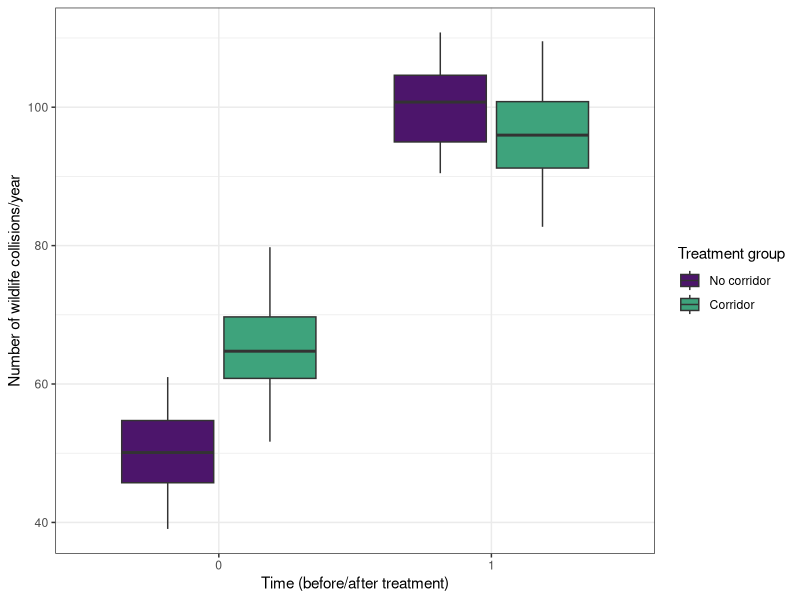
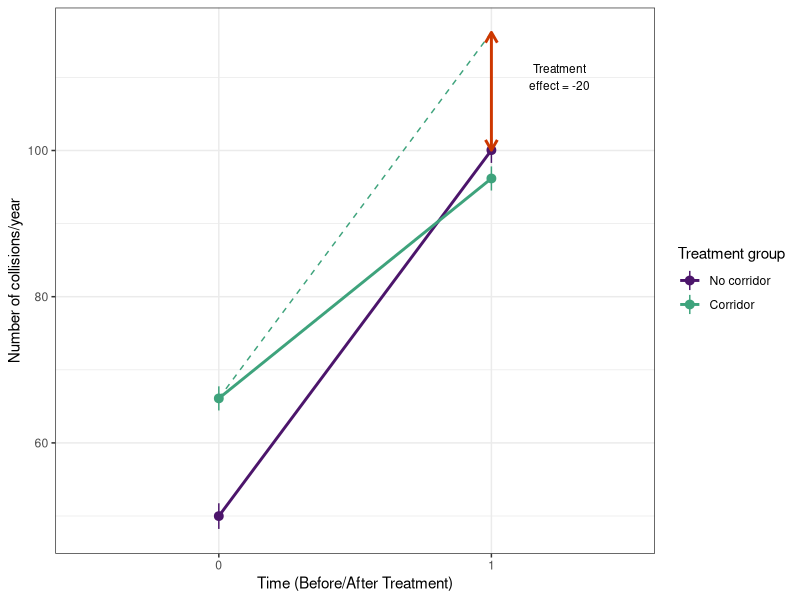

Reproduce these figures in R, in order.
### BIOL 597: Difference-in-differences, Part I: Time-invariant confounds: ######

## Please load the following:
library(marginaleffects) 
library(tidyverse)  
library(broom)  
library(ggeffects) ## new one that needs installing! Generate predictions from fitted models!

wildlife <- read.csv("wildlife.csv")

## The "wildlife" dataset contains information about the average number of wildlife collisions/year before (in 2020) and after (in 2022) corridors were installed in the study region. Collisions were recorded at 100 different sites. The dataset contains the following variables:

## corridor = whether or not a site received a corridor (1=treated) or not (0=untreated).
## collisions = the number of collisions per year per 1 km segment
## roads = the mean WIDTH of the road at each site. This variable is time-invariant.
## protectarea = the percentage of the area around each site (500m radius) that is designated as "protected" area (e.g. state, federal, or local level)
## humans = the density of human population (people/km^2) in the area (500m radius) surrounding the site
## year = whether the observation was before (2020) or after (2022) corridors were built.

## There are three more variables (collisions.v2, collisions.v3, and humans.vary) that we will discuss in the next exercise -- ignore them for now!



#### 1) Visualize differences between control and treatment groups: #####
## I've included a script from our previous exercise in this repository (Visualizing balance in treatment groups.R). Steal some of that code (or use an approach of your choosing) to examine whether the sites that received corridors and those that did not receive corridors differed in terms of road width, surrounding wildlife habitat, and surrounding human population density.

## Discuss with a partner:
## a) Which approaches did you use to check for balance in treatment assignment and why?
## b) Based on your results, which variables may represent potential confounders? Does this align with the DAG on the board?








#### 2) Fit the "naive" model and a DAG driven model #########

## The wildlife dataset above was simulated according to the following assumptions:
# 1) Probability of corridor treatment increases with human density, road width, and % protected areas surrounding the site.
# 2) Number of collisions increases with human density, road width, and % protected areas surrounding the site, meaning that
# 3) Human density, road width, and protected area variables are "time-invariant" (their values and effects do not change between 2020-2022).
# 4) The "true" treatment effect for the corridors is -20 (corridors reduce collisions by 20).



## Now that we've identified the potential confounds, let's fit the "naive" regression model, just to have a point of comparison. This model will just use the "after" treatment observations and estimate a difference in means between the treated and untreated groups:

mod.naive <- lm(collisions~corridor, data=subset(wildlife, year==2022))
summary(mod.naive) # Take note of how well the naive model estimates the treatment effect.



## Next, let's fit a model that contains the possible confounding variables:
mod.daggy <- lm(collisions~corridor + humans + protectarea + roads, 
                data=subset(wildlife, year==2022))
summary(mod.daggy)


## Pause here to discuss as a class.






#### 3) Fit a difference-in-differences model ############

## Above, you discussed which time-invariant variables were systematically different between treated and untreated sites. In our last few lectures, we learned how to incorporate those variables (using DAGs, Matching, IPW) to minimize the risk of confounding. In a perfect world, where you know your data generating process and have observed all of the variables that influence it, the DAG-driven model should do a great job isolating the true treatment effect (as illustrated above). 


## But for this next exercise, let's assume we don't have good data for road width, human population density, and wildlife habitat surrounding our sites (which is a realistic situation in many studies). In other words, let's pretend these are "unmeasured" possible confounders, that we can't incorporate into our regression using the DAG-driven approach you just applied above. Instead, we'll use Difference-in-differences.


## Difference-in-differences leverages before- and after-treatment observations to "difference" away the time-invariant differences between groups. In short, DiD is comparing observations to themselves; therefore, the potential for confounding due to omitted variables is minimized because time-invariant differences between treated and untreated "drop out" of the model. 


## Difference in differences can be estimated using a simple regression structure, as discussed in lecture:

# outcome ~ group + time + time*group

##... where each of these variables is categorical. 
## Group is in the form of 0/1, where 0 = untreated and 1= treated.
## Time should be in the form of 0/1, where 0 = the "before" treatment period and 1 is the "after" treatment period.

# This makes the time*group an indicator for whether or not treated groups have been treated yet. When time = 0, this term is 0 by default, but when time = 1 and group = 1, this term gets "switched" on. Since this is an interaction term, it communicates how much the effect of being in the "treatment group (1)" changes between time = 0 and time = 1 (a.k.a. before and after treatment). Therefore, the parameter associated with "time*group" IS our estimated treatment effect. Cool!

## First, let's do a little data wrangling to make our "year" variable into a binary time variable, where 0 = pre-treatment and 1 = post-treatment.

wildlife <- wildlife %>%
              mutate(time = ifelse(year==2020, 0, 1))


# We also can do a little visualization to see how the before/after trends for our treated and untreated groups might differ.

ggplot(wildlife, aes(x = as.factor(time), y = collisions, 
                  fill = as.factor(corridor))) +
  geom_boxplot() + 
  scale_fill_manual(values=c( "#4c156b", "#3ea37c"), 
                     name="Treatment group",
                     labels=c("No corridor", "Corridor"))+
  ylab("Number of wildlife collisions/year")+
  xlab("Time (before/after treatment)")+
  theme_bw()



## Now, to estimate our DiD, all we need to do is fit the following regression:
mod.did <- lm(collisions~time + corridor + time*corridor, data=wildlife)
summary(mod.did)


# Discuss:
# a) How well did the DiD estimate the 'true' treatment effect? What does each variable in the regression above communicate? 
# b) How does estimation of the treatment effect compare to the naive and DAG-driven models above?


## We can also visualize what our DiD regression coefficients are communicating, using the ggpredict() package, which will create predictions from our fitted model:
predictions <- ggpredict(mod.did, ci.lvl=0.95, terms=c("time", "corridor"))


##We can plot our predictions for the treated and untreated groups over time:
ggplot(predictions, aes(x = as.factor(x), y =predicted, color=group)) +
  geom_pointrange(aes(ymin = conf.low, ymax = conf.high)) +
  geom_line(aes(group = group), size=1) +
  scale_color_manual(values=c( "#4c156b", "#3ea37c"), 
                     name="Treatment group",
                     labels=c("No corridor", "Corridor"))+
  ## This part just plots the prediction for where the corridor sites WOULD have been in 2023, if they had not received treatment, based on the untreated group's time trend:
  annotate(geom = "segment", x = "0", xend = "1",
           y = coef(mod.did)[1] + coef(mod.did)[3], 
           yend = coef(mod.did)[1] + coef(mod.did)[3] + coef(mod.did)[2] ,
           linetype = "dashed", color = "#3ea37c") +
  annotate(geom = "segment", x = "1", xend = "1",
           y = coef(mod.did)[1] +  coef(mod.did)[2], 
           yend = coef(mod.did)[1] + coef(mod.did)[3] + coef(mod.did)[2] ,
           linetype = "solid", color = "orangered3", 
           arrow = arrow(ends="both", length = unit(.3,"cm")),
           size=1) +
  annotate(geom = "text", x = 1 + 1.25, y = coef(mod.did)[1] +  coef(mod.did)[2] + 10,
           label = "Treatment\neffect = -20", size = 3) +
  ylab("Number of collisions/year") +
  xlab("Time (Before/After Treatment)") +
  theme_bw()


## Discuss:
# b) What does the figure above tell us about the preexisting differences between treated and untreated groups?
